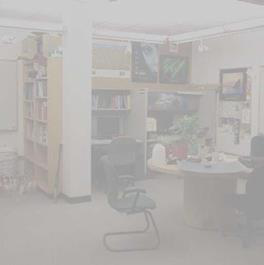
%> input picture citra_test_images/4. Kasus 3/image_03.png, 264 x 265 px
$ octave image_03.m   (GNU Octave 9; MATLAB toolbox functions it lacks are replaced by stand-ins)
%> lines starting %> are read from the running program, lines starting %| are printed output that depends on the picture
### src/manual_histogram.m
function [h, p] = manual_histogram(Image)
    % Fungsi menghitung histogram citra berukuran M x N dengan 256 derajat keabuan.
    % Input:
    %   Image : Matriks citra 2D M x N (uint8 atau double)
    % Output:
    %   h : Frekuensi piksel (0..255)
    %   p : Probabilitas atau Normalisasi (float 0.0..1.0)

    % Ambil ukuran citra (M = jumlah baris, N = jumlah kolom)
    [M, N] = size(Image);

    % Inisialisasi h[0..255] dengan 0
    h = zeros(1, 256);

    % Hitung frekuensi piksel
    for i = 1:M
        for j = 1:N
            val = double(Image(i, j));
            h(val + 1) = h(val + 1) + 1;
        end
    end

    % Normalisasi p[i] dengan jumlah seluruh pixel
    n = M * N;
    p = zeros(1, 256);
    for i = 1:256
        p(i) = h(i) / n;
    end
end

### src/contrast_stretching.m
function ImageOut = contrast_stretching(Image, r_min, r_max)
    % Memetakan rentang piksel citra menggunakan Linear Contrast Stretching
    % Input:
    %   Image   : Matriks citra 2D (uint8 atau double)
    %   r_min   : Batas intensitas bawah (default: min nilai piksel asli)
    %   r_max   : Batas intensitas atas (default: max nilai piksel asli)
    % Output:
    %   ImageOut : Matriks citra 2D hasil peregangan (uint8)

    ImageDouble = double(Image);

    % Penanganan Parameter Default (min max contrast stretching)
    if nargin < 2 || isempty(r_min)
        r_min = min(ImageDouble(:));
    end
    if nargin < 3 || isempty(r_max)
        r_max = max(ImageDouble(:));
    end

    % Hindari pembagian 0
    if r_max == r_min
        ImageOut = uint8(ImageDouble);
        return;
    end
    fprintf('r_min: %.2f | r_max: %.2f\n', r_min, r_max);

    % Linear Contrast Stretching
    ImageStretched = (ImageDouble - r_min) * (255.0 / (r_max - r_min));

    % Clipping jika r_min dan r_max di luar/dalam rentang asli
    ImageStretched(ImageStretched < 0) = 0;
    ImageStretched(ImageStretched > 255) = 255;

    ImageOut = uint8(ImageStretched);
end

### src/power_transform.m
function ImageOut = power_transform(Image, c, gamma)
    % POWER_TRANSFORM
    % Fungsi untuk memetakan pixel menggunakan transformasi pangkat (gamma)
    %   Image : Matriks citra 2D (uint8)
    %   c     : Konstanta pengali (default 1)
    %   gamma : Nilai gamma
    % Output:
    %   ImageOut : Matriks citra 2D hasil transformasi

    if nargin < 2
        c = 1;
    end

    if nargin < 3
        gamma = 1;
    end

    [n, m] = size(Image);
    ImageOut = zeros(n, m, 'uint8');

    for i = 1:n
        for j = 1:m

            % Normalisasi pixel ke rentang 0-1 untuk perhitungan pangkat
            r = double(Image(i, j)) / 255.0;

            % trans power: s = c * r^gamma
            value = c * (r^gamma) * 255.0;
            ImageOut(i, j) = uint8(value);
        end
    end
end

### src/histogram_equalization.m
function ImageOut = histogram_equalization(Image)
    % HistOGRAM_EQUALIZATION
    % Fungsi untuk meratakan distribusi intensitas citra (perataan
    % Histogram)
    % Input:
    %   Image : Matriks citra 2D
    % Output:
    %   ImageOut : Matriks citra 2D hasil ekualisasi

    [n, m] = size(Image);
    Image = uint8(Image);
    total_pixels = n * m;

    % Membuat Histogram dari freq setiap intensitas
    Hist = zeros(1, 256);
    for i = 1:n
        for j = 1:m
            value = double(Image(i, j)) + 1;
            Hist(value) = Hist(value) + 1;
        end
    end

    % Menghitung probabilitas dan nilai CDF (Cumulative Distribution
    % Function)
    cdf = zeros(1, 256);
    sum_prob = 0.0;
    for i = 1:256
        prob = Hist(i) / total_pixels;
        sum_prob = sum_prob + prob;

        % Pemetaan ke grayscale baru (0 - 256)
        cdf(i) = floor(255 * sum_prob);
    end

    % Update pixel citra sesuai hasil pemetaan cdf
    ImageOut = zeros(n, m, 'uint8');
    for i = 1:n
        for j = 1:m
            pixel_value = double(Image(i, j));
            ImageOut(i, j) = uint8(cdf(pixel_value + 1));
        end
    end
end

### cases/4. Kasus 3/image_03.m
% =========================================================================
% IMAGE ENHANCEMENT (KASUS 3, IMAGE 03)
% =========================================================================
% Note: Sesuaikan input atau metode pada bagian #2 dan #5,
% Bagian lain relatif konstan kecuali jika diperlukan perubahan
clear; clc; close all;

% #1 PENGATURAN PATH
addpath(genpath('../../src'));
addpath(genpath('../../citra_test_images'));

% #2 INPUT DAN METADATA
img_path      = '4. Kasus 3/image_03.png'; % Ubah sesuai kasus dan citra uji yang digunakan
method_name   = 'Unprocessed';             % Ubah sesuai metode yang digunakan
method_params = 'None';                    % Ubah sesuai parameter yang digunakan

img_in = imread(img_path);
%> img_in is the input picture: size 265x264x3 uint8; mean R, G, B 180.9, 178, 175.8

% #3 HANDLING TIPE CITRA (GRAYSCALE DAN RGB)
is_3ch = (size(img_in, 3) == 3);
is_grayscale = false;
if is_3ch
    diff_rg = max(abs(double(img_in(:,:,1)) - double(img_in(:,:,2))), [], 'all');
%> diff_rg = 25
    diff_rb = max(abs(double(img_in(:,:,1)) - double(img_in(:,:,3))), [], 'all');
%> diff_rb = 24
    if diff_rg == 0 && diff_rb == 0
        is_grayscale = true;
    end
else
    is_grayscale = true;
end

% #4 ANALISIS STATISTIK DAN HISTOGRAM AWAL
if is_grayscale
    img_in_proc = img_in(:,:,1);
    [~, hist_in] = manual_histogram(img_in_proc);
    stats_in = struct('min', min(img_in_proc,[],'all'), ...
                      'max', max(img_in_proc,[],'all'), ...
                      'mean', mean(double(img_in_proc),'all'), ...
                      'std', std(double(img_in_proc),0,'all'));
else
    [~, hist_in_R] = manual_histogram(img_in(:,:,1));
%> after the loop in manual_histogram, `for i = 1:M`: h = 256 values, max 4062 at index 204, min 0 at index 1, mean 273.3
%> after the loop in manual_histogram, `for i = 1:256`: p = 256 values, max 0.0581 at index 204, min 0 at index 1, mean 0.00391
%> hist_in_R has the same summary as p in manual_histogram
    [~, hist_in_G] = manual_histogram(img_in(:,:,2));
%> hist_in_G = 256 values, max 0.0559 at index 204, min 0 at index 1, mean 0.00391
    [~, hist_in_B] = manual_histogram(img_in(:,:,3));
%> hist_in_B = 256 values, max 0.0577 at index 204, min 0 at index 1, mean 0.00391
    stats_in = struct('min',  [min(img_in(:,:,1),[],'all'), min(img_in(:,:,2),[],'all'), min(img_in(:,:,3),[],'all')], ...
                      'max',  [max(img_in(:,:,1),[],'all'), max(img_in(:,:,2),[],'all'), max(img_in(:,:,3),[],'all')], ...
                      'mean', [mean(double(img_in(:,:,1)),'all'), mean(double(img_in(:,:,2)),'all'), mean(double(img_in(:,:,3)),'all')], ...
                      'std',  [std(double(img_in(:,:,1)),0,'all'), std(double(img_in(:,:,2)),0,'all'), std(double(img_in(:,:,3)),0,'all')]);
%> stats_in = {min [148 147 144], max [213 210 210], mean [180.9 178 175.8], std [14.33 14.54 14.99]}
end

% #5 PROSES ENHANCEMENT
manual_r_min = [148, 149, 148] ;
manual_r_max = [216, 214, 214] ;
method_name   = 'Intensity Transformation -> Contrast Stretching';
method_params = ['Manual Range (R:' num2str(manual_r_min(1)) '-' num2str(manual_r_max(1)) ...
                 ', G:' num2str(manual_r_min(2)) '-' num2str(manual_r_max(2)) ...
                 ', B:' num2str(manual_r_min(3)) '-' num2str(manual_r_max(3)) ')'];

if is_grayscale
    img_out = contrast_stretching(img_in_proc, manual_r_min(1), manual_r_max(1));
    if is_3ch
        img_out = cat(3, img_out, img_out, img_out);
    end
else
    img_out = zeros(size(img_in), 'like', img_in);
%> img_out: size 265x264x3 uint8; every value is 0
    for c = 1:3
        img_out(:,:,c) = contrast_stretching(img_in(:,:,c), manual_r_min(c), manual_r_max(c));
    end
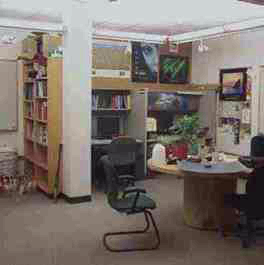
%> img_out: size 265x264x3 uint8; mean R, G, B 123.4, 113.8, 107.3
end

% #6 ANALISIS STATISTIK DAN HISTOGRAM AKHIR
if is_grayscale
    if is_3ch && size(img_out, 3) == 3
        img_out_proc = img_out(:,:,1);
    else
        img_out_proc = img_out;
    end
    [~, hist_out] = manual_histogram(img_out_proc);
    stats_out = struct('min', min(img_out_proc,[],'all'), ...
                       'max', max(img_out_proc,[],'all'), ...
                       'mean', mean(double(img_out_proc),'all'), ...
                       'std', std(double(img_out_proc),0,'all'));
else
    [~, hist_out_R] = manual_histogram(img_out(:,:,1));
%> hist_out_R = 256 values, max 0.0581 at index 207, min 0 at index 2, mean 0.00391
    [~, hist_out_G] = manual_histogram(img_out(:,:,2));
%> hist_out_G = 256 values, max 0.0559 at index 213, min 0 at index 2, mean 0.00391
    [~, hist_out_B] = manual_histogram(img_out(:,:,3));
%> hist_out_B = 256 values, max 0.0577 at index 214, min 0 at index 2, mean 0.00391
    stats_out = struct('min',  [min(img_out(:,:,1),[],'all'), min(img_out(:,:,2),[],'all'), min(img_out(:,:,3),[],'all')], ...
                      'max',  [max(img_out(:,:,1),[],'all'), max(img_out(:,:,2),[],'all'), max(img_out(:,:,3),[],'all')], ...
                      'mean', [mean(double(img_out(:,:,1)),'all'), mean(double(img_out(:,:,2)),'all'), mean(double(img_out(:,:,3)),'all')], ...
                      'std',  [std(double(img_out(:,:,1)),0,'all'), std(double(img_out(:,:,2)),0,'all'), std(double(img_out(:,:,3)),0,'all')]);
%> stats_out = {min [0 0 0], max [244 239 240], mean [123.4 113.8 107.3], std [53.72 57.05 57.97]}
end

% #7 RINGKASAN OUTPUT
if is_grayscale
    if is_3ch
        type_str = 'Grayscale (Pseudo-RGB 3 Channel)';
    else
        type_str = 'Grayscale (1 Channel)';
    end
else
    type_str = 'RGB (True Color 3 Channel)';
end

fprintf('\n--- INFORMASI CITRA DAN METODE ENHANCEMENT ---\n');
fprintf('File Citra : %s\n', img_path);
fprintf('Tipe Citra : %s\n', type_str);
fprintf('Metode     : %s\n', method_name);
fprintf('Parameter  : %s\n', method_params);

if is_grayscale
    fprintf('\n--- STATISTIK CITRA MASUKAN ---\n');
    fprintf('Min    : %3d\n', stats_in.min);
    fprintf('Max    : %3d\n', stats_in.max);
    fprintf('Mean   : %6.2f\n', stats_in.mean);
    fprintf('StdDev : %6.2f\n', stats_in.std);

    fprintf('\n--- STATISTIK CITRA HASIL ENHANCEMENT ---\n');
    fprintf('Min    : %3d\n', stats_out.min);
    fprintf('Max    : %3d\n', stats_out.max);
    fprintf('Mean   : %6.2f\n', stats_out.mean);
    fprintf('StdDev : %6.2f\n', stats_out.std);
else
    fprintf('\n--- STATISTIK CITRA MASUKAN ---\n');
    fprintf('Channel | Min | Max |   Mean   |  StdDev\n');
    fprintf('  R     | %3d | %3d | %8.2f | %8.2f\n', stats_in.min(1), stats_in.max(1), stats_in.mean(1), stats_in.std(1));
%|   R     | 148 | 213 |   180.88 |    14.33
    fprintf('  G     | %3d | %3d | %8.2f | %8.2f\n', stats_in.min(2), stats_in.max(2), stats_in.mean(2), stats_in.std(2));
%|   G     | 147 | 210 |   178.00 |    14.54
    fprintf('  B     | %3d | %3d | %8.2f | %8.2f\n', stats_in.min(3), stats_in.max(3), stats_in.mean(3), stats_in.std(3));
%|   B     | 144 | 210 |   175.77 |    14.99

    fprintf('\n--- STATISTIK CITRA HASIL ENHANCEMENT ---\n');
    fprintf('Channel | Min | Max |   Mean   |  StdDev\n');
    fprintf('  R     | %3d | %3d | %8.2f | %8.2f\n', stats_out.min(1), stats_out.max(1), stats_out.mean(1), stats_out.std(1));
%|   R     |   0 | 244 |   123.40 |    53.72
    fprintf('  G     | %3d | %3d | %8.2f | %8.2f\n', stats_out.min(2), stats_out.max(2), stats_out.mean(2), stats_out.std(2));
%|   G     |   0 | 239 |   113.78 |    57.05
    fprintf('  B     | %3d | %3d | %8.2f | %8.2f\n', stats_out.min(3), stats_out.max(3), stats_out.mean(3), stats_out.std(3));
%|   B     |   0 | 240 |   107.33 |    57.97
end

% #8 VISUALISASI PERBANDINGAN
figure('Name', ['Pengujian: ' img_path], 'NumberTitle', 'off');

% Citra Masukan vs Citra Hasil
subplot(2, 2, 1); imshow(img_in);  title('Citra Masukan');
subplot(2, 2, 2); imshow(img_out); title(['Hasil Enhancement: ' method_name]);

% Histogram Awal vs Histogram Hasil
subplot(2, 2, 3);
if is_grayscale
    bar(0:255, hist_in, 'BarWidth', 1, 'FaceColor', [0.2 0.2 0.2]);
    title('Histogram Awal');
else
    plot(0:255, hist_in_R, 'r', 0:255, hist_in_G, 'g', 0:255, hist_in_B, 'b', 'LineWidth', 1.2);
    title('Histogram Awal (RGB)'); legend('R', 'G', 'B');
end
xlabel('Intensitas'); ylabel('Probabilitas'); grid on;

subplot(2, 2, 4);
if is_grayscale
    bar(0:255, hist_out, 'BarWidth', 1, 'FaceColor', [0.2 0.2 0.2]);
    title('Histogram Hasil');
else
    plot(0:255, hist_out_R, 'r', 0:255, hist_out_G, 'g', 0:255, hist_out_B, 'b', 'LineWidth', 1.2);
    title('Histogram Hasil (RGB)'); legend('R', 'G', 'B');
end
xlabel('Intensitas'); ylabel('Probabilitas'); grid on;
%> after `grid on`:
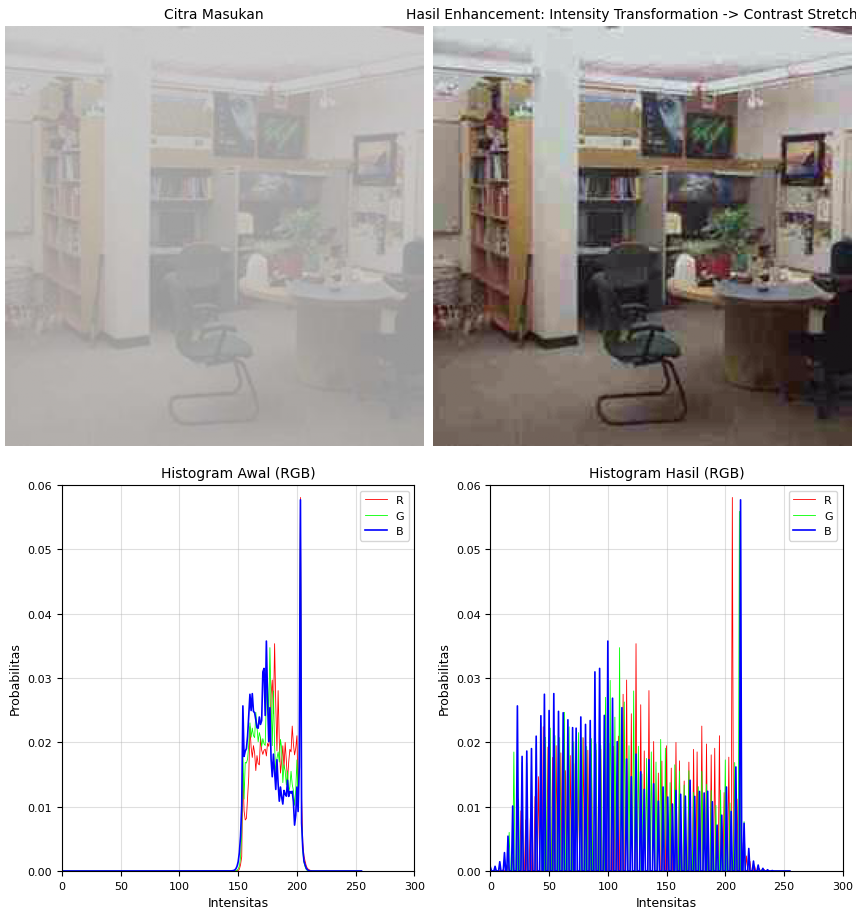
%> figure redrawn from the program's plot data, 4 panels

% #9 EKSPLORASI I
% Perbandingan Contrast Stretching (Min-Max vs Percentile) dengan Histogram Equalization dan Gamma Correction

if is_grayscale
    img_cs_minmax_proc = contrast_stretching(img_in_proc);
    img_cs_manual_proc = contrast_stretching(img_in_proc, manual_r_min, manual_r_max);
    img_gamma_low_proc  = power_transform(img_in_proc, 1, 0.5);
    img_gamma_high_proc = power_transform(img_in_proc, 1, 1.5);
    img_he_proc         = histogram_equalization(img_in_proc);

    if is_3ch
        img_cs_minmax = cat(3, img_cs_minmax_proc, img_cs_minmax_proc, img_cs_minmax_proc);
        img_cs_manual = cat(3, img_cs_manual_proc, img_cs_manual_proc, img_cs_manual_proc);
        img_gamma_low  = cat(3, img_gamma_low_proc, img_gamma_low_proc, img_gamma_low_proc);
        img_gamma_high = cat(3, img_gamma_high_proc, img_gamma_high_proc, img_gamma_high_proc);
        img_he         = cat(3, img_he_proc, img_he_proc, img_he_proc);
    else
        img_cs_minmax = img_cs_minmax_proc;
        img_cs_manual = img_cs_manual_proc;
        img_gamma_low  = img_gamma_low_proc;
        img_gamma_high = img_gamma_high_proc;
        img_he         = img_he_proc;
    end
else
    img_cs_minmax = zeros(size(img_in), 'like', img_in);
    img_cs_manual = zeros(size(img_in), 'like', img_in);
    img_gamma_low  = zeros(size(img_in), 'like', img_in);
    img_gamma_high = zeros(size(img_in), 'like', img_in);
    img_he         = zeros(size(img_in), 'like', img_in);

    for c = 1:3
        img_cs_minmax(:,:,c) = contrast_stretching(img_in(:,:,c));
        img_cs_manual(:,:,c) = contrast_stretching(img_in(:,:,c), manual_r_min(c), manual_r_max(c));        img_gamma_low(:,:,c)  = power_transform(img_in(:,:,c), 1, 0.5);
        img_gamma_high(:,:,c) = power_transform(img_in(:,:,c), 1, 1.5);
        img_he(:,:,c)         = histogram_equalization(img_in(:,:,c));
    end
%> this loop made 3 passes
%> (printed output is left out)
%> pass 2, in contrast_stretching (call 6), `ImageStretched = (ImageDouble - r_min) * (255.0 / (r_max - r_min));`:
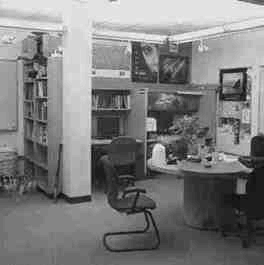
%> ImageStretched: size 265x264 double; min 0, max 255, mean 125.5
%> after the loop:
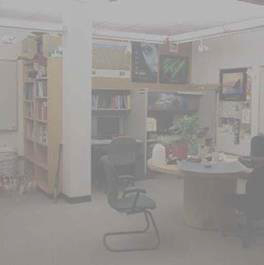
%> img_gamma_high: size 265x264x3 uint8; mean R, G, B 152.7, 149.1, 146.3
%> after the loop:
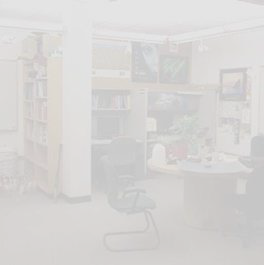
%> img_gamma_low: size 265x264x3 uint8; mean R, G, B 214.6, 212.9, 211.5
%> after the loop:
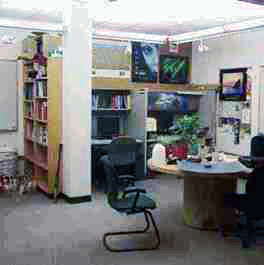
%> img_he: size 265x264x3 uint8; mean R, G, B 129.7, 129.8, 129.8
end

figure('Name', ['Eksplorasi I - Perbandingan Variasi Enhancement: ' img_path], 'NumberTitle', 'off');
subplot(2, 3, 1); imshow(img_in);         title('1. Citra Masukan');
subplot(2, 3, 2); imshow(img_cs_minmax);  title('2. CS Default (Min-Max)');
subplot(2, 3, 3); imshow(img_cs_manual);  title(sprintf('3. CS Manual Range'));
subplot(2, 3, 4); imshow(img_he);         title('4. Histogram Equalization');
subplot(2, 3, 5); imshow(img_gamma_low);  title('5. Gamma Correction (gamma = 0.5)');
subplot(2, 3, 6); imshow(img_gamma_high); title('6. Gamma Correction (gamma = 1.5)');

% #10 EKSPLORASI II
% Analisis perbandingan Min-Max Stretching Default vs Manual Range beserta histogramnya

if is_grayscale
    [~, hist_in_val]     = manual_histogram(img_in_proc);
    [~, hist_minmax_val] = manual_histogram(img_cs_minmax_proc);
    [~, hist_manual_val] = manual_histogram(img_cs_manual_proc);
end

figure('Name', ['Eksplorasi II - Analisis Min-Max vs Manual Range Stretching: ' img_path], 'NumberTitle', 'off');
subplot(2, 3, 1); imshow(img_in);        title('1. Citra Masukan');
subplot(2, 3, 2); imshow(img_cs_minmax); title('2. CS Default (Min-Max)');
subplot(2, 3, 3); imshow(img_cs_manual); title(sprintf('3. CS Manual Range'));

subplot(2, 3, 4);
if is_grayscale
    bar(0:255, hist_in_val, 'BarWidth', 1, 'FaceColor', [0.3 0.3 0.3]);
else
    plot(0:255, hist_in_R, 'r', 0:255, hist_in_G, 'g', 0:255, hist_in_B, 'b', 'LineWidth', 1.2);
end
title('Histogram Citra Masukan');
xlabel('Intensitas'); ylabel('Probabilitas'); grid on; xlim([0 255]);

subplot(2, 3, 5);
if is_grayscale
    bar(0:255, hist_minmax_val, 'BarWidth', 1, 'FaceColor', [0.2 0.4 0.8]);
else
    [~, h_mm_R] = manual_histogram(img_cs_minmax(:,:,1));
%> h_mm_R = 256 values, max 0.0581 at index 217, min 0 at index 2, mean 0.00391
    [~, h_mm_G] = manual_histogram(img_cs_minmax(:,:,2));
%> h_mm_G = 256 values, max 0.0559 at index 228, min 0 at index 2, mean 0.00391
    [~, h_mm_B] = manual_histogram(img_cs_minmax(:,:,3));
%> h_mm_B = 256 values, max 0.0577 at index 229, min 0 at index 2, mean 0.00391
    plot(0:255, h_mm_R, 'r', 0:255, h_mm_G, 'g', 0:255, h_mm_B, 'b', 'LineWidth', 1.2);
end
title('Histogram CS Default (Min-Max)');
xlabel('Intensitas'); ylabel('Probabilitas'); grid on; xlim([0 255]);

subplot(2, 3, 6);
if is_grayscale
    bar(0:255, hist_manual_val, 'BarWidth', 1, 'FaceColor', [0.8 0.2 0.2]);
else
    [~, h_man_R] = manual_histogram(img_cs_manual(:,:,1));
%> h_man_R has the same summary as hist_out_R
    [~, h_man_G] = manual_histogram(img_cs_manual(:,:,2));
%> h_man_G has the same summary as hist_out_G
    [~, h_man_B] = manual_histogram(img_cs_manual(:,:,3));
%> h_man_B has the same summary as hist_out_B
    plot(0:255, h_man_R, 'r', 0:255, h_man_G, 'g', 0:255, h_man_B, 'b', 'LineWidth', 1.2);
end
title(sprintf('Histogram CS Manual'));
xlabel('Intensitas'); ylabel('Probabilitas'); grid on; xlim([0 255]);
%> after `xlim([0 255])`:
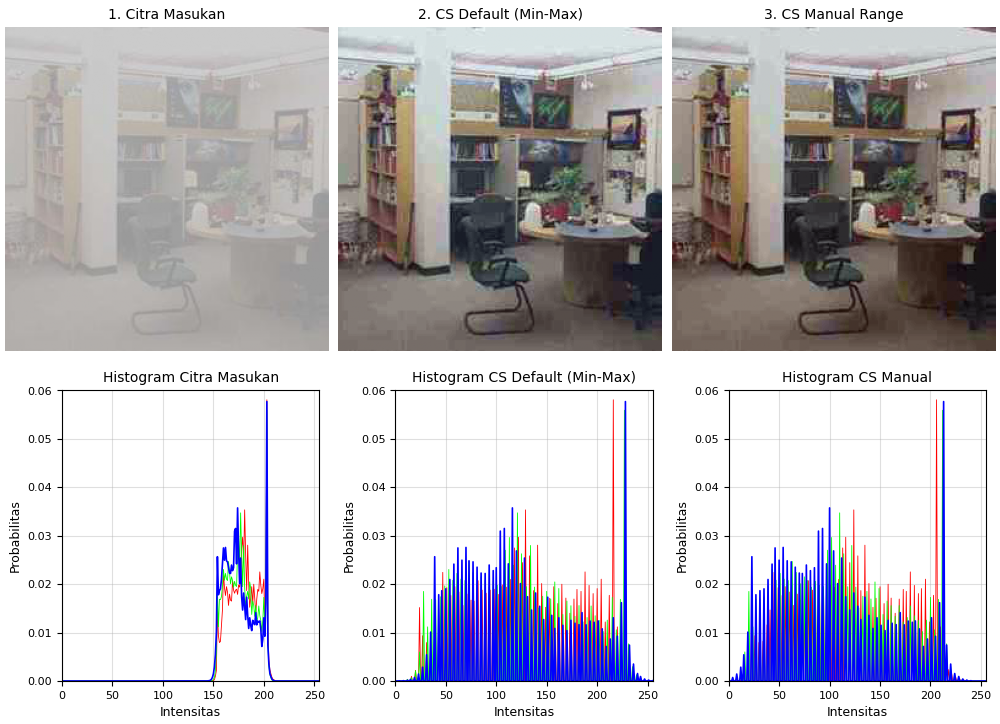
%> figure redrawn from the program's plot data, 6 panels

$ run again, with citra_test_images/4. Kasus 3/image_04.png copied over citra_test_images/4. Kasus 3/image_03.png
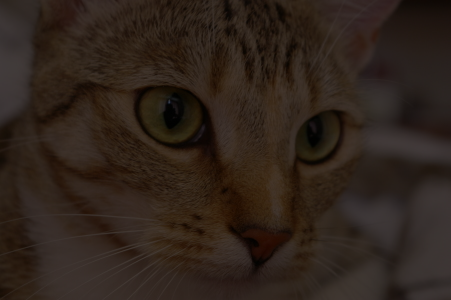
%> input picture citra_test_images/4. Kasus 3/image_04.png, 451 x 300 px
%> img_in is the input picture: size 300x451x3 uint8; mean R, G, B 46.8, 35.2, 27.3
%> diff_rg = 29
%> diff_rb = 44
%> after the loop in manual_histogram, `for i = 1:M`: h = 256 values, max 7279 at index 49, min 0 at index 70, mean 528.5
%> after the loop in manual_histogram, `for i = 1:256`: p = 256 values, max 0.0538 at index 49, min 0 at index 70, mean 0.00391
%> hist_in_R has the same summary as p in manual_histogram
%> hist_in_G = 256 values, max 0.0491 at index 41, min 0 at index 1, mean 0.00391
%> hist_in_B = 256 values, max 0.0416 at index 33, min 0 at index 61, mean 0.00391
%> stats_in = {min [0 1 0], max [68 60 73], mean [46.77 35.18 27.3], std [10.32 10.35 11.98]}
%> img_out: size 300x451x3 uint8; every value is 0
%> hist_out_R = 256 values, max 1 at index 1, min 0 at index 2, mean 0.00391
%> hist_out_G has the same summary as hist_out_R
%> hist_out_B has the same summary as hist_out_R
%> stats_out = {min [0 0 0], max [0 0 0], mean [0 0 0], std [0 0 0]}
%|   R     |   0 |  68 |    46.77 |    10.32
%|   G     |   1 |  60 |    35.18 |    10.35
%|   B     |   0 |  73 |    27.30 |    11.98
%|   R     |   0 |   0 |     0.00 |     0.00
%|   G     |   0 |   0 |     0.00 |     0.00
%|   B     |   0 |   0 |     0.00 |     0.00
%> `grid on`:
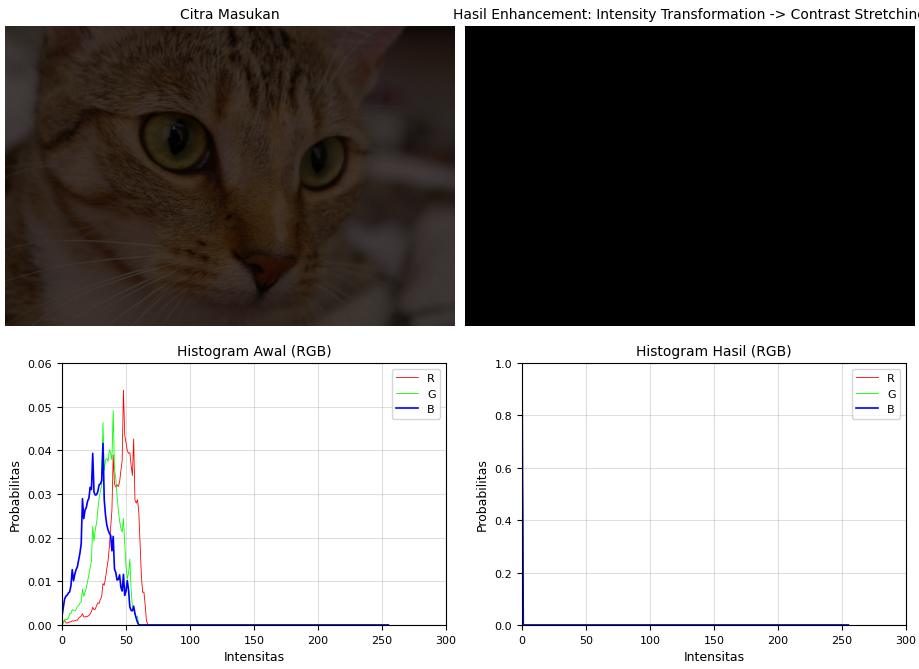
%> figure redrawn from the program's plot data, 4 panels
%> the loop `for c = 1:3` made 3 passes
%> (printed output is left out)
%> after the loop `for c = 1:3`:
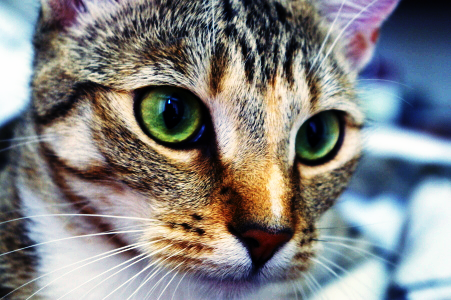
%> img_he: size 300x451x3 uint8; mean R, G, B 130.8, 130.6, 130
%> h_mm_R = 256 values, max 0.0538 at index 181, min 0 at index 2, mean 0.00391
%> h_mm_G = 256 values, max 0.0491 at index 170, min 0 at index 2, mean 0.00391
%> h_mm_B = 256 values, max 0.0416 at index 113, min 0 at index 2, mean 0.00391
%> h_man_R has the same summary as hist_out_R
%> h_man_G has the same summary as hist_out_R
%> h_man_B has the same summary as hist_out_R
